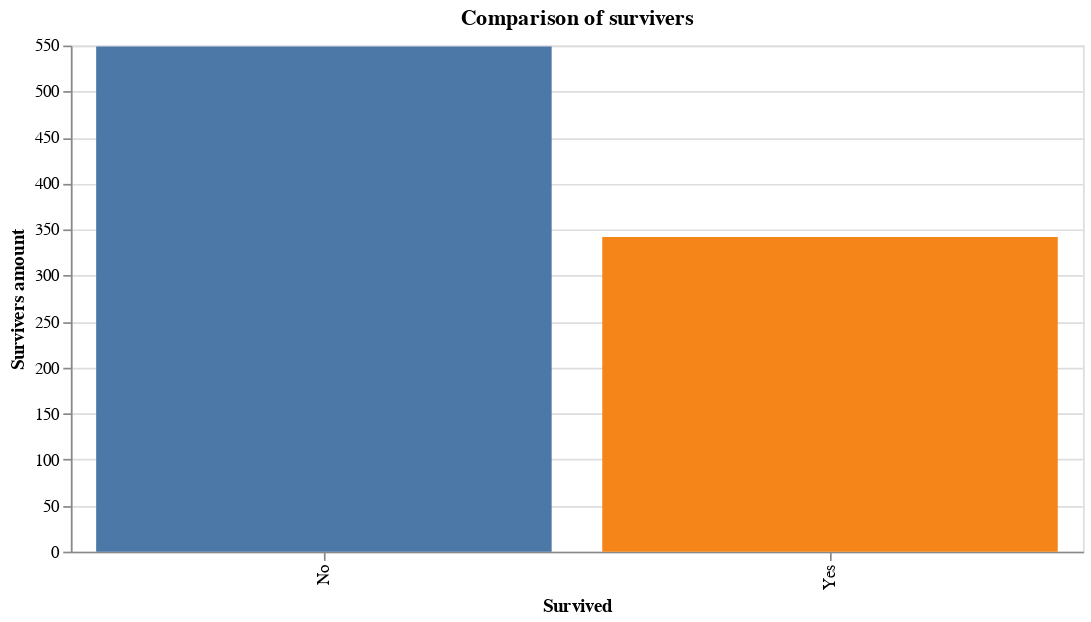

The notebook cell saved with this chart:
### Code cell
alt.Chart(df).mark_bar().encode(
    alt.X('Survived'),
    alt.Y('count(Survived)', title='Survivers amount'),
    alt.Color('Survived', legend=None),
    tooltip=['Survived', 'count(Survived)']
).properties(
    title='Comparison of survivers',
    width=600
)

### Figure 1 — Vega-Lite specification as saved in the notebook (floating-point values rounded to 4 significant figures; data arrays with more than 128 entries replaced by an {"elided": "..."} marker saying what was removed)
{"config": {"view": {"continuousWidth": 400, "continuousHeight": 300}}, "data": {"name": "data-17b5a9272cdb76617ac540c5321e65cb"}, "mark": "bar", "encoding": {"color": {"field": "Survived", "legend": null, "type": "nominal"}, "tooltip": [{"field": "Survived", "type": "nominal"}, {"aggregate": "count", "field": "Survived", "type": "nominal"}], "x": {"field": "Survived", "type": "nominal"}, "y": {"aggregate": "count", "field": "Survived", "title": "Survivers amount", "type": "nominal"}}, "title": "Comparison of survivers", "width": 600, "$schema": "https://vega.github.io/schema/vega-lite/v4.17.0.json", "datasets": {"data-17b5a9272cdb76617ac540c5321e65cb": {"elided": "891 records"}}}
